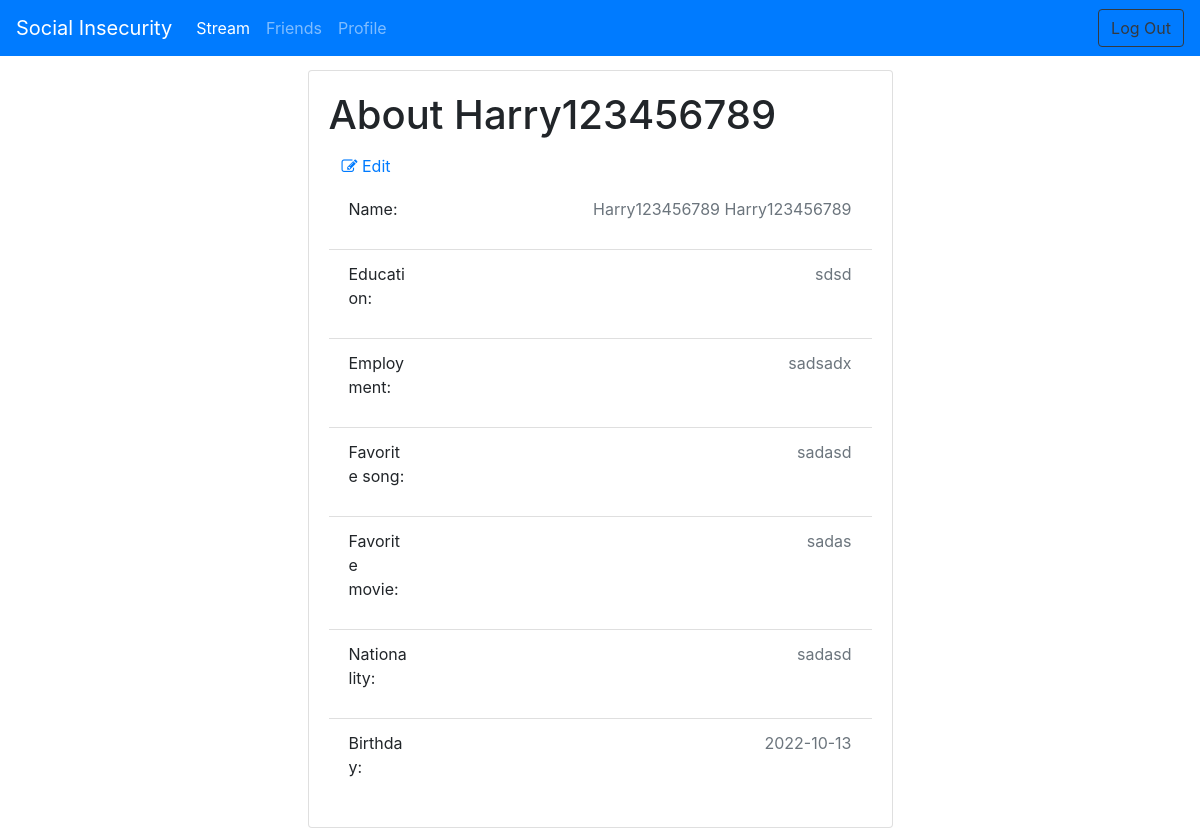
Screenshot of /profile/Harry123456789 (signed in) with the database file from the repository.
### tables this page shows
CREATE TABLE [Users] (
  id INTEGER PRIMARY KEY,
  username VARCHAR,
  first_name VARCHAR,
  last_name VARCHAR,
  [password] VARCHAR,
  education VARCHAR DEFAULT 'Unknown',
  employment VARCHAR DEFAULT 'Unknown',
  music VARCHAR DEFAULT 'Unknown',
  movie VARCHAR DEFAULT 'Unknown',
  nationality VARCHAR DEFAULT 'Unknown',
  birthday DATE DEFAULT 'Unknown'
);

### app/routes.py (the view)
@app.route('/profile/<username>', methods=['GET', 'POST'])
@login_required
def profile(username):
    form = ProfileForm()
    if form.is_submitted():
        update_profile(form.education.data, form.employment.data, form.music.data, form.movie.data, form.nationality.data, form.birthday.data, username)
        return redirect(url_for('profile', username=username))
    user = get_user(username)
    if session["username"] == None:
        flash("Access denied: You're not logged in!")
        return redirect("/index")
    elif session["username"] != username:
        return render_template('profile_loggedin.html', title='profile', username=username, user=user, form=form)
    if user[5] != None:
        form.education.data = user[5]
    if user[6] != None:
        form.employment.data = user[6]
    if user[7] != None:
        form.music.data = user[7]
    if user[8] != None:
        form.movie.data = user[8]
    if user[9] != None:
        form.nationality.data = user[9]
    if user[10] != None:
        if user[10] != "Unknown":
            form.birthday.data = datetime.strptime(user[10], "%Y-%m-%d")
    res = make_response(render_template('profile.html', title='profile', username=username, user=user, form=form))
    count = int(request.cookies.get('visit-profile-count', 0))
    count += 1
    res.set_cookie('visit-profile-count', str(count))
    return res

### app/__init__.py (called while the page is built)
def get_db():
    db = getattr(g, '_database', None)
    if db is None:
        db = g._database = sqlite3.connect(app.config['DATABASE'])
    db.row_factory = sqlite3.Row
    return db

def query_db(query, one=False):
    db = get_db()
    cursor = db.execute(query)
    rv = cursor.fetchall()
    cursor.close()
    db.commit()
    return (rv[0] if rv else None) if one else rv

def get_user(username):     #return information about user
    conn = get_db()
    with conn:
        c = conn.cursor()
        checkusername = c.execute('SELECT * FROM Users WHERE username=?;',(username,)).fetchall()
    if len(checkusername) == 0:
        return None
    else:
        return checkusername[0]

@app.teardown_appcontext
def close_connection(exception):
    db = getattr(g, '_database', None)
    if db is not None:
        db.close()

### app/routes.py (called while the page is built)
@login_manager.user_loader
def load_user(username):
    return User.get_name_User_query(username)

@app.after_request
def add_header(response):
    response.headers['Content-Security-Policy'] = "default-src 'none'; script-src 'self' https://stackpath.bootstrapcdn.com https://cdnjs.cloudflare.com https://code.jquery.com; style-src 'self' https://maxcdn.bootstrapcdn.com/ https://stackpath.bootstrapcdn.com; img-src 'self' https: data:; font-src 'self' https://maxcdn.bootstrapcdn.com"
    response.headers['X-Frame-Options'] = 'SAMEORIGIN'
    response.headers['X-Content-Type-Options'] = 'NOSNIFF'
    response.headers['X-XSS-Protection'] = '1; mode=block'
    return response

    def get_name_User_query(username):
        query = query_db('SELECT * FROM Users WHERE username="{}";'.format(username), one=True)
        user = User(username=query['username'], password=query['password'], id=query['id'])
        return user

### app/templates/profile.html (shortened to what this page needs)
{% extends "base.html" %}
{% import "bootstrap/wtf.html" as wtf %}
{% block content %}
<div class="container-flex justify-content-center">
    <div class="row justify-content-center">
        <div class="col-sm-12 col-lg-6">
            <div class="card">
                <div class="card-body">
                    <h1 class="card-text">About {{username}}</h1>
                    <button type="button" class="btn btn-link" id="edit-button"><span class="fa fa-edit"></span>&nbsp;Edit</button>
                    <div id="view-details">
                        <ul class="list-group list-group-flush">
                            <li class="list-group-item d-inline">
                                <div class="row">
                                    <p class="col-sm-2">Name:</p>
                                    <p class="text-right col-sm-10 text-muted">{{user.first_name}} {{user.last_name}}</p>
                                </div>
                            </li>
                            <li class="list-group-item d-inline">
                                <div class="row">
                                    <p class="col-sm-2">Education:</p>
                                    <p class="text-right col-sm-10 text-muted">{{user.education}}</p>
                                </div>
                            </li>
                            <li class="list-group-item d-inline">
                                <div class="row">
                                    <p class="col-sm-2">Employment:</p>
                                    <p class="text-right col-sm-10 text-muted">{{user.employment}}</p>
                                </div>
                            </li>
                            <li class="list-group-item d-inline">
                                <div class="row">
                                    <p class="col-sm-2">Favorite song:</p>
                                    <p class="text-right col-sm-10 text-muted">{{user.music}}</p>
                                </div>
                            </li>
                            <li class="list-group-item d-inline">
                                <div class="row">
                                    <p class="col-sm-2">Favorite movie:</p>
                                    <p class="text-right col-sm-10 text-muted">{{user.movie}}</p>
                                </div>
                            </li>
                            <li class="list-group-item d-inline">
                                <div class="row">
                                    <p class="col-sm-2">Nationality:</p>
                                    <p class="text-right col-sm-10 text-muted">{{user.nationality}}</p>
                                </div>
                            </li>
                            <li class="list-group-item d-inline">
                                <div class="row">
                                    <p class="col-sm-2">Birthday:</p>
                                    <p class="text-right col-sm-10 text-muted">{{user.birthday}}</p>
                                </div>
                            </li>
                        </ul>
                    </div>
                </div>
            </div>
        </div>
    </div>
</div>
{% endblock %}

### app/static/css/general.css (style rules this page uses)
body { padding-top: 70px }

### rows the page displays
Users: first_name "Harry123456789", last_name "Harry123456789", education "sdsd", employment "sadsadx", music "sadasd", movie "sadas", nationality "sadasd", birthday "2022-10-13"

### other values shown
{{ username }} "Harry123456789"
